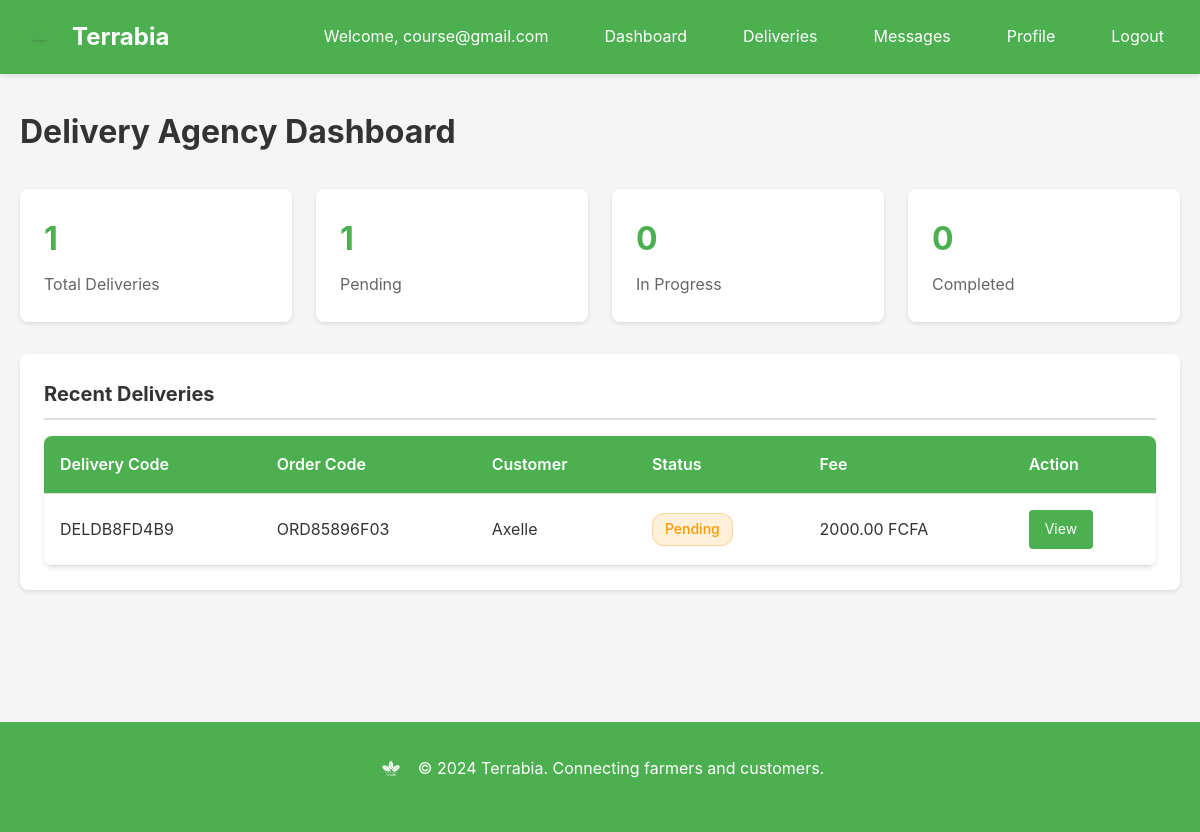
Screenshot of /agency/dashboard/ (signed in) with the database file from the repository.
### accounts/models.py (models this page shows, shortened)
class User(AbstractUser):
    ROLE_CUSTOMER = "customer"
    ROLE_FARMER = "farmer"
    ROLE_ADMIN = "admin"
    ROLE_AGENCY = "delivery_agency"
    ROLE_CHOICES = [
        (ROLE_CUSTOMER, "Customer"),
        (ROLE_FARMER, "Farmer"),
        (ROLE_ADMIN, "Administrator"),
        (ROLE_AGENCY, "Delivery agency"),
    ]
    role = models.CharField(max_length=20, choices=ROLE_CHOICES, null=True, blank=True)

class CustomerProfile(models.Model):
    user = models.OneToOneField(User, on_delete=models.CASCADE, related_name='customer_profile')
    full_name = models.CharField(max_length=120)
    phone = models.CharField(max_length=30)
    street = models.ForeignKey(Street, on_delete=models.SET_NULL, null=True, blank=True, related_name='customers', help_text="Street/neighborhood where the customer is located")
    address_details = models.TextField(blank=True, help_text="Additional address details (house number, building, etc.)")
    created_at = models.DateTimeField(auto_now_add=True)
    updated_at = models.DateTimeField(auto_now=True)

### delivery/models.py (models this page shows, shortened)
class Delivery(models.Model):
    STATUS_PENDING = "pending"
    STATUS_IN_PROGRESS = "in_progress"
    STATUS_COMPLETED = "completed"
    STATUS_CANCELLED = "cancelled"
    STATUS_NOT_DELIVERED = "not_delivered"  # When customer marks as not delivered
    STATUS_CHOICES = [
        (STATUS_PENDING, "Pending"),
        (STATUS_IN_PROGRESS, "In Progress"),
        (STATUS_COMPLETED, "Completed"),
        (STATUS_CANCELLED, "Cancelled"),
        (STATUS_NOT_DELIVERED, "Not Delivered"),
    ]
    order = models.OneToOneField(Order, on_delete=models.CASCADE, related_name='delivery')
    agency = models.ForeignKey(DeliveryAgency, on_delete=models.SET_NULL, null=True, blank=True, related_name='deliveries')
    code = models.CharField(max_length=20, unique=True, editable=False)
    status = models.CharField(max_length=20, choices=STATUS_CHOICES, default=STATUS_PENDING)
    customer_confirmed = models.BooleanField(default=False, help_text="Whether customer has confirmed delivery")
    fee = models.DecimalField(max_digits=10, decimal_places=2, default=0.00)
    notes = models.TextField(blank=True)
    created_at = models.DateTimeField(auto_now_add=True)
    updated_at = models.DateTimeField(auto_now=True)
    class Meta:
        verbose_name_plural = "Deliveries"
        ordering = ['-created_at']

### orders/models.py (models this page shows, shortened)
class Order(models.Model):
    STATUS_PROCESSING = "processing"
    STATUS_SHIPPED = "shipped"
    STATUS_DELIVERED = "delivered"
    STATUS_COMPLETED = "completed"
    STATUS_PENDING = "pending"
    STATUS_CANCELLED = "cancelled"
    STATUS_CHOICES = [
        (STATUS_PENDING, "Pending"),
        (STATUS_PROCESSING, "Processing"),
        (STATUS_SHIPPED, "Shipped"),
        (STATUS_DELIVERED, "Delivered"),
        (STATUS_COMPLETED, "Completed"),
        (STATUS_CANCELLED, "Cancelled"),
    ]
    customer = models.ForeignKey(CustomerProfile, on_delete=models.CASCADE, related_name='orders')
    code = models.CharField(max_length=20, unique=True, editable=False)
    status = models.CharField(max_length=20, choices=STATUS_CHOICES, default=STATUS_PROCESSING)
    delivery_coverage_area = models.ForeignKey(CoverageArea, on_delete=models.SET_NULL, null=True, blank=True, related_name='orders')
    delivery_street = models.ForeignKey(Street, on_delete=models.SET_NULL, null=True, blank=True, related_name='orders')
    delivery_address_details = models.TextField(blank=True, help_text="Additional delivery address details")
    delivery_address = models.TextField(blank=True)
    total_amount = models.DecimalField(max_digits=12, decimal_places=2)
    payment_method = models.CharField(max_length=50, blank=True)
    payment_status = models.CharField(max_length=20, default='pending', choices=[
        ('pending', 'Pending'),
        ('received', 'Received'),
        ('failed', 'Failed'),
        ('refunded', 'Refunded'),
    ])
    payment_confirmed_at = models.DateTimeField(null=True, blank=True, help_text="When admin confirmed payment was received")
    payment_confirmed_by = models.ForeignKey('accounts.User', on_delete=models.SET_NULL, null=True, blank=True, related_name='confirmed_payments', help_text="Admin who confirmed the payment")
    created_at = models.DateTimeField(auto_now_add=True)
    updated_at = models.DateTimeField(auto_now=True)
    PAYMENT_METHOD_CHOICES = [
        ('orange_money', 'Orange Money'),
        ('mtn_money', 'MTN Mobile Money'),
        ('bank_card', 'Bank Card'),
    ]
    class Meta:
        ordering = ['-created_at']

### delivery/views.py (the view)
# urls.py: path('dashboard/', views.agency_dashboard, name='dashboard'),
@agency_required
def agency_dashboard(request):
    try:
        agency = request.user.agency_profile
    except DeliveryAgency.DoesNotExist:
        messages.error(request, "Agency profile not found.")
        return redirect('accounts:login')
    deliveries = Delivery.objects.filter(agency=agency)
    total_deliveries = deliveries.count()
    pending = deliveries.filter(status=Delivery.STATUS_PENDING).count()
    in_progress = deliveries.filter(status=Delivery.STATUS_IN_PROGRESS).count()
    completed = deliveries.filter(status=Delivery.STATUS_COMPLETED).count()
    recent_deliveries = deliveries.order_by('-created_at')[:10]
    context = {
        'agency': agency,
        'total_deliveries': total_deliveries,
        'pending': pending,
        'in_progress': in_progress,
        'completed': completed,
        'recent_deliveries': recent_deliveries,
    }
    return render(request, 'delivery/agency_dashboard.html', context)

### templates/delivery/agency_dashboard.html (shortened to what this page needs)
{% extends 'base.html' %}
{% block content %}
<div class="container">
    <h1 style="margin-bottom: 2rem;">Delivery Agency Dashboard</h1>
    <div class="stats-grid">
        <div class="stat-card">
            <div class="stat-value">{{ total_deliveries }}</div>
            <div class="stat-label">Total Deliveries</div>
        </div>
        <div class="stat-card">
            <div class="stat-value">{{ pending }}</div>
            <div class="stat-label">Pending</div>
        </div>
        <div class="stat-card">
            <div class="stat-value">{{ in_progress }}</div>
            <div class="stat-label">In Progress</div>
        </div>
        <div class="stat-card">
            <div class="stat-value">{{ completed }}</div>
            <div class="stat-label">Completed</div>
        </div>
    </div>
    <div class="card">
        <h2 class="card-header">Recent Deliveries</h2>
        {% if recent_deliveries %}
            <table class="table">
                <thead>
                    <tr>
                        <th>Delivery Code</th>
                        <th>Order Code</th>
                        <th>Customer</th>
                        <th>Status</th>
                        <th>Fee</th>
                        <th>Action</th>
                    </tr>
                </thead>
                <tbody>
                    {% for delivery in recent_deliveries %}
                        <tr>
                            <td>{{ delivery.code }}</td>
                            <td>{{ delivery.order.code }}</td>
                            <td>{{ delivery.order.customer.full_name }}</td>
                            <td>
                                <span class="badge badge-{% if delivery.status == 'pending' %}pending{% elif delivery.status == 'in_progress' %}processing{% elif delivery.status == 'completed' %}delivered{% elif delivery.status == 'cancelled' %}cancelled{% elif delivery.status == 'not_delivered' %}cancelled{% else %}info{% endif %}">
                                    {{ delivery.get_status_display }}
                                </span>
                            </td>
                            <td>{{ delivery.fee }} FCFA</td>
                            <td>
                                <a href="{% url 'agency:delivery_detail' delivery.id %}" class="btn btn-primary btn-sm">View</a>
                            </td>
                        </tr>
                    {% endfor %}
                </tbody>
            </table>
        {% else %}
            <p style="text-align: center; color: var(--text-light); padding: 2rem;">No deliveries yet</p>
        {% endif %}
    </div>
</div>
{% endblock %}

### templates/base.html (shortened to what this page needs)
<!DOCTYPE html>
<html lang="en">
<head>
    {% load static %}
    <link rel="stylesheet" href="{% static 'css/main.css' %}">
</head>
<body>
    <nav class="navbar">
        <div class="container">
            <div class="nav-brand">
                <a href="{% url 'accounts:landing' %}" style="display: flex; align-items: center; gap: 0.75rem; text-decoration: none; color: var(--white);">
                    <img src="{% static 'images/logo.png' %}" alt="Terrabia Logo" style="height: 40px; width: auto;">
                    <span style="font-size: 1.5rem; font-weight: bold;">Terrabia</span>
                </a>
            </div>
            <div class="nav-menu">
                {% if user.is_authenticated %}
                    <span class="nav-user">Welcome, {{ user.username }}</span>
                    {% if user.role == 'customer' %}
                        <a href="{% url 'customer:home' %}">Home</a>
                        <a href="{% url 'orders:cart' %}">Cart</a>
                        <a href="{% url 'customer:orders' %}">Orders</a>
                        <a href="{% url 'customer:profile' %}">Profile</a>
                    {% elif user.role == 'farmer' %}
                        <a href="{% url 'farmer:dashboard' %}">Dashboard</a>
                        <a href="{% url 'farmer:products' %}">Products</a>
                        <a href="{% url 'farmer:orders' %}">Orders</a>
                        <a href="{% url 'messaging:farmer_messages' %}">Messages</a>
                        <a href="{% url 'farmer:profile' %}">Profile</a>
                    {% elif user.role == 'delivery_agency' %}
                        <a href="{% url 'agency:dashboard' %}">Dashboard</a>
                        <a href="{% url 'agency:deliveries' %}">Deliveries</a>
                        <a href="{% url 'messaging:agency_messages' %}">Messages</a>
                        <a href="{% url 'agency:profile' %}">Profile</a>
                    {% elif user.role == 'admin' %}
                        <a href="{% url 'platform_admin:dashboard' %}">Dashboard</a>
                        <a href="{% url 'platform_admin:users' %}">Users</a>
                        <a href="{% url 'platform_admin:agencies' %}">Agencies</a>
                        <a href="{% url 'platform_admin:payments' %}">Payments</a>
                    {% endif %}
                    <a href="{% url 'accounts:logout' %}">Logout</a>
                {% else %}
                    <a href="{% url 'accounts:join' %}">Get Started</a>
                    <a href="{% url 'accounts:login' %}">Sign In</a>
                {% endif %}
            </div>
        </div>
    </nav>
    <main class="main-content">
        {% block content %}{% endblock %}
    </main>
    <footer class="footer">
        <div class="container">
            <div style="display: flex; align-items: center; justify-content: center; gap: 0.75rem; margin-bottom: 1rem;">
                <img src="{% static 'images/logo.png' %}" alt="Terrabia Logo" style="height: 30px; width: auto; filter: brightness(0) invert(1);">
                <p style="margin: 0;">&copy; 2024 Terrabia. Connecting farmers and customers.</p>
            </div>
        </div>
    </footer>
</body>
</html>

### static/css/main.css (style rules this page uses)
* { margin: 0; padding: 0; box-sizing: border-box; }
:root { --terrabia-green: #4CAF50; --primary-color: #4CAF50; --secondary-color: #45a049; --accent-color: #66bb6a; --status-pending: #FF9800; --status-delivered: #4CAF50; --status-processing: #2196F3; --status-cancelled: #F44336; --status-completed: #4CAF50; --metric-sales: #4CAF50; --metric-orders: #2196F3; --metric-in-stock: #FF9800; --metric-out-of-stock: #F44336; --text-color: #333; --text-light: #666; --bg-color: #f5f5f5; --bg-light: #f9f9f9; --white: #ffffff; --border-color: #ddd; --success-color: #4CAF50; --error-color: #F44336; --warning-color: #FF9800; --info-color: #2196F3; }
body { font-family: -apple-system, BlinkMacSystemFont, 'Segoe UI', Roboto, 'Helvetica Neue', Arial, sans-serif; color: var(--text-color); background-color: var(--bg-color); line-height: 1.6; }
.container { max-width: 1200px; margin: 0 auto; padding: 0 20px; }
.navbar { background-color: var(--primary-color); color: var(--white); padding: 1rem 0; box-shadow: 0 2px 4px rgba(0,0,0,0.1); }
.navbar .container { display: flex; justify-content: space-between; align-items: center; }
.nav-brand a { color: var(--white); text-decoration: none; font-size: 1.5rem; font-weight: bold; display: flex; align-items: center; gap: 0.75rem; }
.nav-brand img { height: 40px; width: auto; display: block; }
.nav-menu { display: flex; gap: 1.5rem; align-items: center; }
.nav-menu a { color: var(--white); text-decoration: none; padding: 0.5rem 1rem; border-radius: 4px; transition: background-color 0.3s; }
.nav-user { color: var(--white); margin-right: 1rem; }
.main-content { min-height: calc(100vh - 200px); padding: 2rem 0; }
.card { background: var(--white); border-radius: 8px; padding: 1.5rem; margin-bottom: 1.5rem; box-shadow: 0 2px 4px rgba(0,0,0,0.1); }
.card-header { font-size: 1.25rem; font-weight: bold; margin-bottom: 1rem; padding-bottom: 0.5rem; border-bottom: 2px solid var(--border-color); }
.btn { display: inline-block; padding: 0.75rem 1.5rem; border: none; border-radius: 4px; cursor: pointer; text-decoration: none; font-size: 1rem; transition: all 0.3s; text-align: center; }
.btn-primary { background-color: var(--primary-color); color: var(--white); }
.btn-sm { padding: 0.5rem 1rem; font-size: 0.875rem; }
.table { width: 100%; border-collapse: collapse; background: var(--white); border-radius: 8px; overflow: hidden; box-shadow: 0 2px 4px rgba(0,0,0,0.1); }
.table th, .table td { padding: 1rem; text-align: left; border-bottom: 1px solid var(--border-color); }
.table th { background-color: var(--primary-color); color: var(--white); font-weight: 600; }
.stats-grid { display: grid; grid-template-columns: repeat(auto-fit, minmax(250px, 1fr)); gap: 1.5rem; margin-bottom: 2rem; }
.stat-card { background: var(--white); padding: 1.5rem; border-radius: 8px; box-shadow: 0 2px 4px rgba(0,0,0,0.1); }
.stat-value { font-size: 2rem; font-weight: bold; color: var(--primary-color); }
.stat-label { color: var(--text-light); margin-top: 0.5rem; }
.footer { background-color: var(--primary-color); color: var(--white); padding: 2rem 0; text-align: center; margin-top: 3rem; }
.badge { display: inline-block; padding: 0.25rem 0.75rem; border-radius: 12px; font-size: 0.875rem; font-weight: 500; }
.badge-pending { background-color: rgba(255, 152, 0, 0.15); color: #FF9800; border: 1px solid rgba(255, 152, 0, 0.3); }

### rows the page displays
User: username "course@gmail.com"
Delivery: code "DELDB8FD4B9", order.code "ORD85896F03", order.customer.full_name "Axelle", status "Pending", fee "2000.00"

### other values shown
{{ total_deliveries }} "1"
{{ pending }} "1"
{{ in_progress }} "0"
{{ completed }} "0"
